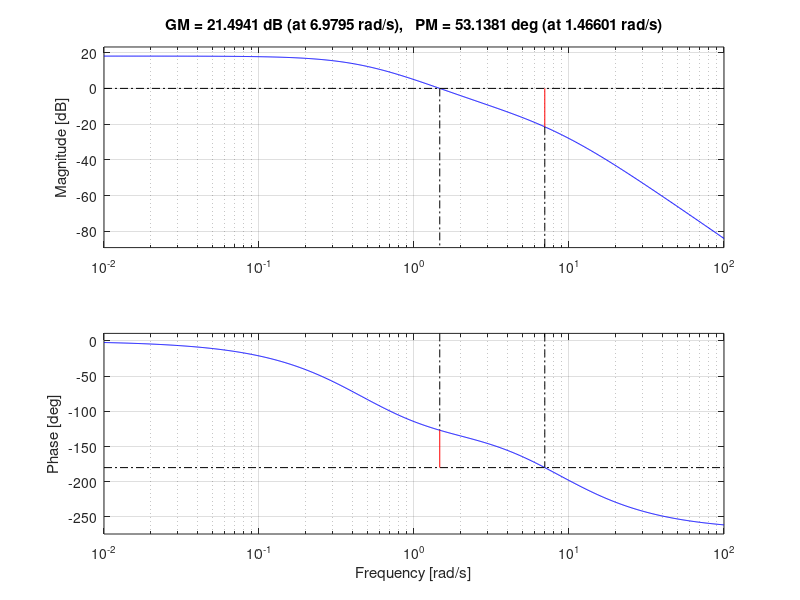
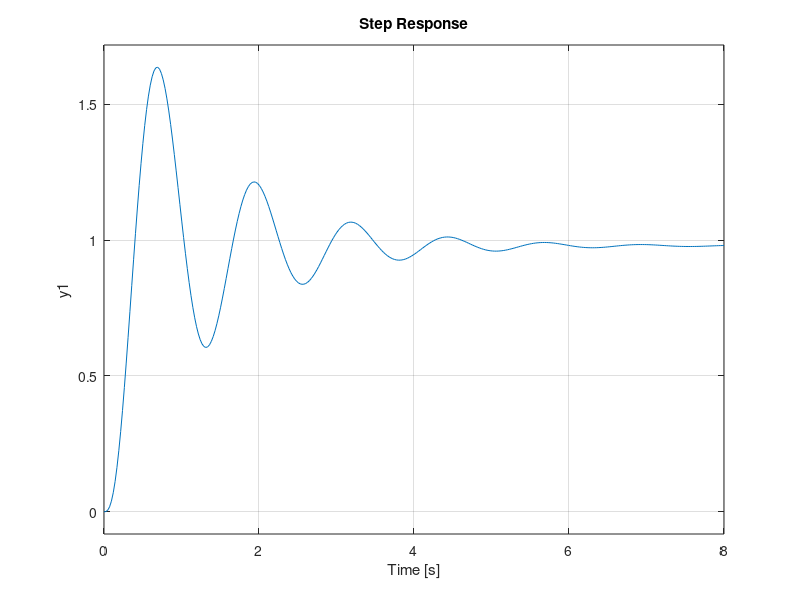
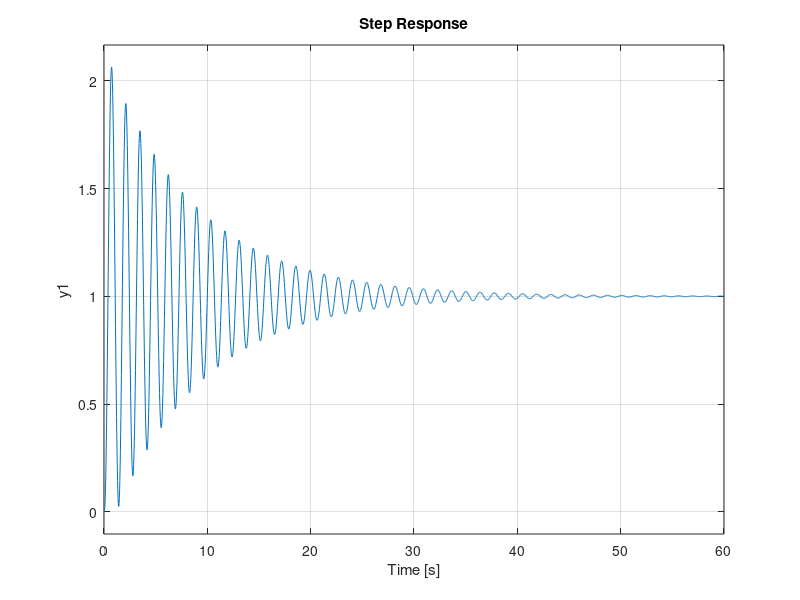
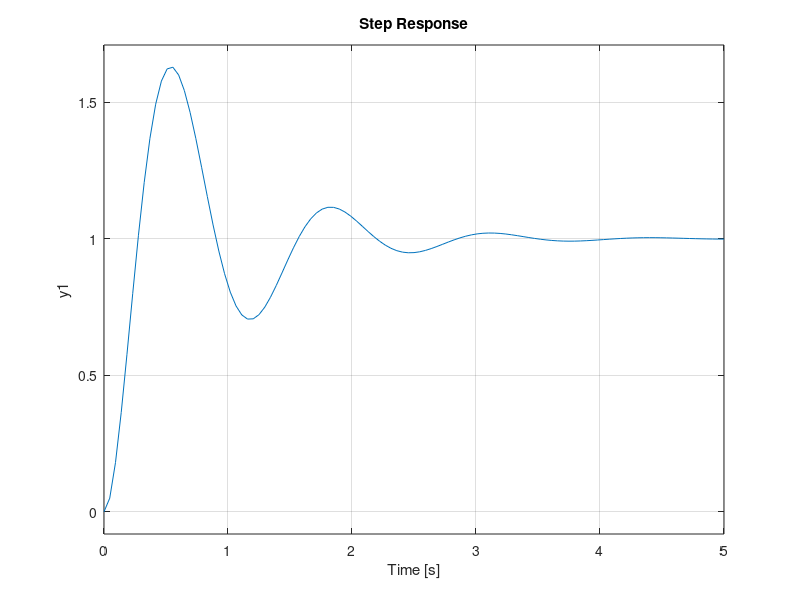

Here is the MATLAB script that generated these plots, in order:
num=[ 4 8];
den=conv(conv([2 1], [2 1]), conv([0.125 1], [0.125 1]));
sys=tf(num, den);
figure(1);
margin(sys)
[Gm, Pm, Wcg, Wcp]=margin(sys);
Tc=2*pi/Wcg;

kp=Gm/2; %tuning P
L=kp*sys;
F=feedback(L, 1);
figure(2);
step(F);
%non ottengo il regime richiesto, ho delle sovraelongazioni

kp=0.45*Gm;
Ti=0.8*Tc;
contr=tf([kp*Ti kp], [Ti 0]); %controllo PI
L=contr*sys;
F=feedback(L,1);
figure(3);
step(F);
%ho errore nullo, ma ho oscillazioni

%fai il controllore PID
s=tf('s');
kp=0.6*Gm;
Ti=0.5*Tc;
Td=0.125*Tc;
contr=((kp*Ti*s+kp+kp*Ti*Td*s^2)/(Ti*s));
L=contr*sys;
F=feedback(L,1);
figure(4);
step(F);
%ho errore nullo, poche sovraelongazioni e un piccolo settling time